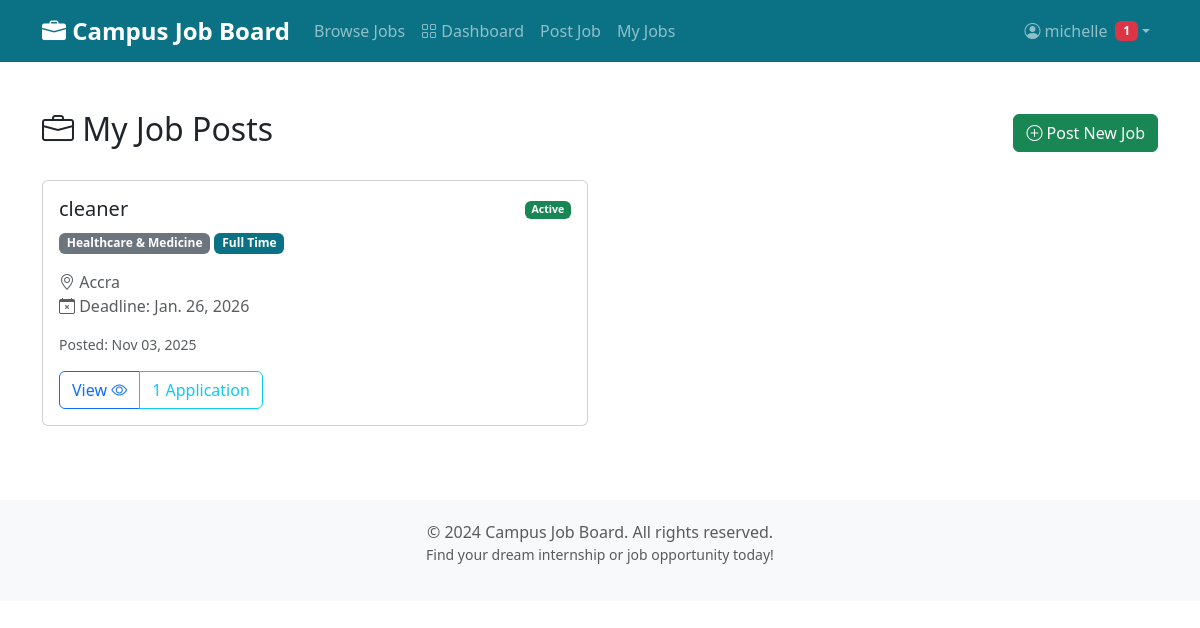
Before: /my-jobs/ (signed in) with the older database file.
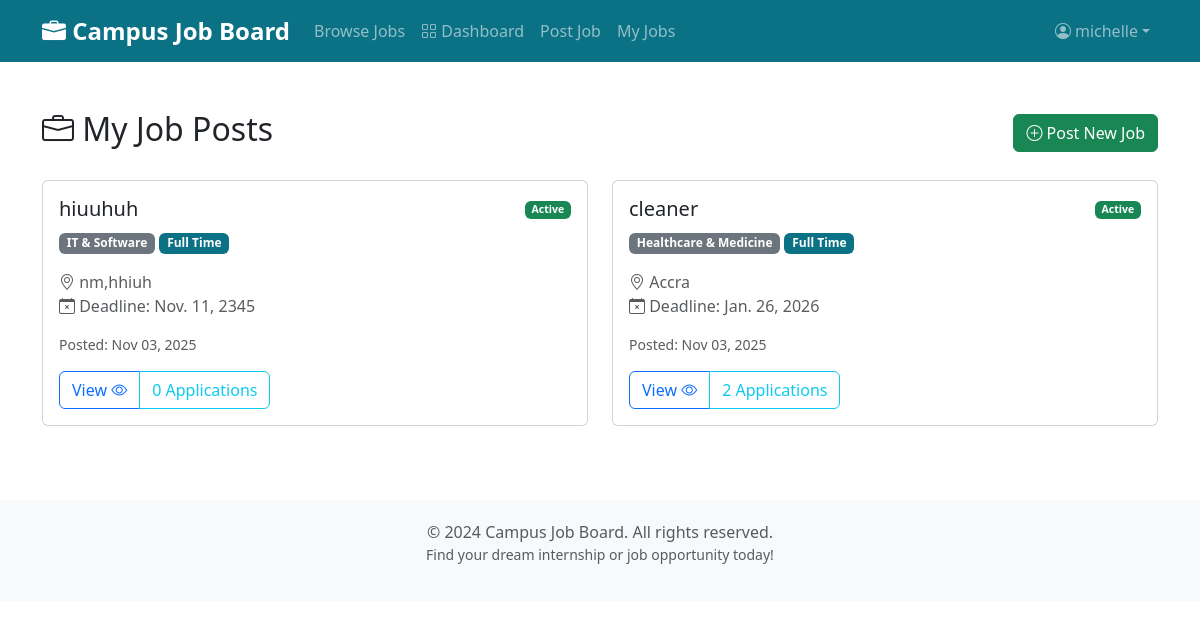
After: the same page with the newer database file.
### jobs/models.py (models this page shows, shortened)
class JobPost(models.Model):
    FULL_TIME = 'FT'
    PART_TIME = 'PT'
    INTERNSHIP = 'INT'
    CONTRACT = 'CON'
    JOB_TYPE_CHOICES = [
        (FULL_TIME, 'Full Time'),
        (PART_TIME, 'Part Time'),
        (INTERNSHIP, 'Internship'),
        (CONTRACT, 'Contract'),
    ]
    IT = 'IT'
    MARKETING = 'MKT'
    FINANCE = 'FIN'
    SALES = 'SLS'
    HR = 'HR'
    ENGINEERING = 'ENG'
    EDUCATION = 'EDU'
    HEALTHCARE = 'HLT'
    MEDIA = 'MED'
    LAW = 'LAW'
    CONSTRUCTION = 'CON'
    CUSTOMER_SERVICE = 'CS'
    ARCHITECTURE = 'ARC'
    ACCOUNTING = 'ACC'
    OTHER = 'OTH'
    CATEGORY_CHOICES = [
        (IT, 'IT & Software'),
        (FINANCE, 'Finance & Accounting'),
        (ACCOUNTING, 'Accounting'),
        (MARKETING, 'Marketing & Sales'),
        (SALES, 'Sales'),
        (EDUCATION, 'Education & Training'),
        (ENGINEERING, 'Engineering'),
        (ARCHITECTURE, 'Architecture'),
        (HEALTHCARE, 'Healthcare & Medicine'),
        (MEDIA, 'Media & Design'),
        (HR, 'Human Resources'),
        (LAW, 'Law & Administration'),
        (CONSTRUCTION, 'Construction & Real Estate'),
        (CUSTOMER_SERVICE, 'Customer Service'),
        (OTHER, 'Others'),
    ]
    CURRENCY_CHOICES = [
        ('USD', 'USD - US Dollar'),
        ('GHS', 'GHS - Ghanaian Cedi'),
        ('EUR', 'EUR - Euro'),
        ('GBP', 'GBP - British Pound'),
        ('NGN', 'NGN - Nigerian Naira'),
        ('KES', 'KES - Kenyan Shilling'),
        ('ZAR', 'ZAR - South African Rand'),
        ('CAD', 'CAD - Canadian Dollar'),
        ('AUD', 'AUD - Australian Dollar'),
    ]
    title = models.CharField(max_length=200)
    company = models.ForeignKey(settings.AUTH_USER_MODEL,
                                on_delete=models.CASCADE,
                                limit_choices_to={'is_company': True},
                                related_name='job_posts')
    description = models.TextField(help_text="Detailed job description")
    requirements = models.TextField(
        help_text="Required qualifications and skills")
    location = models.CharField(max_length=200)
    category = models.CharField(max_length=3,
                                choices=CATEGORY_CHOICES,
                                default=IT)
    job_type = models.CharField(max_length=3,
                                choices=JOB_TYPE_CHOICES,
                                default=FULL_TIME)
    date_posted = models.DateTimeField(default=timezone.now)
    deadline = models.DateField(help_text="Application deadline")
    salary = models.DecimalField(max_digits=10,
                                 decimal_places=2,
                                 null=True,
                                 blank=True,
                                 help_text="Salary range (optional)")
    currency = models.CharField(max_length=3,
                                choices=CURRENCY_CHOICES,
                                default='USD',
                                help_text="Currency for salary")
    image = models.ImageField(
        upload_to='job_images/',
        null=True,
        blank=True,
        help_text="Optional image for the job posting")
    is_approved = models.BooleanField(
        default=False, help_text="Whether this job post is approved by admin")
    class Meta:
        ordering = ['-date_posted']
        indexes = [
            models.Index(fields=['-date_posted']),
            models.Index(fields=['category']),
            models.Index(fields=['job_type']),
        ]

### jobs/views.py (the view)
# urls.py: path('my-jobs/', views.my_jobs, name='my_jobs'),
@login_required
def my_jobs(request):
    if not request.user.is_company:
        messages.warning(request, "Only companies can view this page.")
        return redirect('jobs:job_list')
    from django.utils import timezone
    jobs = JobPost.objects.filter(company=request.user)
    return render(request, 'jobs/my_jobs.html', {
        'jobs': jobs,
        'today': timezone.now().date()
    })

### jobs/context_processors.py (called while the page is built)
def notification_counts(request):
    company_unread = 0
    applicant_unread = 0
    user = getattr(request, 'user', None)
    if user and user.is_authenticated:
        try:
            if getattr(user, 'is_company', False):
                company_unread = Application.objects.filter(
                    job__company=user, company_unread=True).count()
            else:
                applicant_unread = Application.objects.filter(
                    applicant=user, applicant_unread=True).count()
        except Exception:
            company_unread = 0
            applicant_unread = 0
    return {
        'company_unread_count': company_unread,
        'applicant_unread_count': applicant_unread,
    }

### jobs/templates/jobs/my_jobs.html (shortened to what this page needs)
{% extends 'base.html' %}
{% block content %}
<div class="d-flex justify-content-between align-items-center mb-4">
    <h2><i class="bi bi-briefcase"></i> My Job Posts</h2>
    <a href="{% url 'jobs:create_job' %}" class="btn btn-success">
        <i class="bi bi-plus-circle"></i> Post New Job
    </a>
</div>
{% if jobs %}
    <div class="row">
        {% for job in jobs %}
            <div class="col-md-6 mb-4">
                <div class="card">
                    <div class="card-body">
                        <div class="d-flex justify-content-between align-items-start mb-3">
                            <div>
                                <h5 class="card-title">{{ job.title }}</h5>
                                <p class="text-muted mb-0">
                                    <span class="badge bg-secondary">{{ job.get_category_display }}</span>
                                    <span class="badge bg-primary">{{ job.get_job_type_display }}</span>
                                </p>
                            </div>
                            <span class="text-muted small">
                                {% if job.deadline >= today %}
                                    <span class="badge bg-success">Active</span>
                                {% else %}
                                    <span class="badge bg-secondary">Expired</span>
                                {% endif %}
                            </span>
                        </div>
                        <p class="text-muted mb-3">
                            <i class="bi bi-geo-alt"></i> {{ job.location }}<br>
                            <i class="bi bi-calendar-x"></i> Deadline: {{ job.deadline }}
                        </p>
                        <p class="small text-muted mb-3">
                            Posted: {{ job.date_posted|date:"M d, Y" }}
                        </p>
                        <div class="btn-group" role="group">
                            <a href="{% url 'jobs:job_detail' job.pk %}" class="btn btn-outline-primary">
                                View <i class="bi bi-eye"></i>
                            </a>
                            <button type="button" class="btn btn-outline-info">
                                {{ job.applications.count }} Application{{ job.applications.count|pluralize }}
                            </button>
                        </div>
                    </div>
                </div>
            </div>
        {% endfor %}
    </div>
{% endif %}
{% endblock %}

### templates/base.html (shortened to what this page needs)
<!DOCTYPE html>
<html lang="en">
<head>
    <link href="https://cdn.jsdelivr.net/npm/bootstrap@5.3.0/dist/css/bootstrap.min.css" rel="stylesheet">
    <link rel="stylesheet" href="https://cdn.jsdelivr.net/npm/bootstrap-icons@1.10.0/font/bootstrap-icons.css">
</head>
<body>
    <nav class="navbar navbar-expand-lg navbar-dark bg-primary">
        <div class="container">
            <a class="navbar-brand" href="{% url 'jobs:job_list' %}">
                <i class="bi bi-briefcase-fill"></i> Campus Job Board
            </a>
            <div class="collapse navbar-collapse" id="navbarNav">
                <ul class="navbar-nav me-auto">
                    <li class="nav-item">
                        <a class="nav-link" href="{% url 'jobs:job_list' %}">Browse Jobs</a>
                    </li>
                    {% if user.is_authenticated %}
                    {% if user.is_superuser %}
                    <li class="nav-item">
                        <a class="nav-link" href="{% url 'jobs:admin_dashboard' %}">
                            <i class="bi bi-speedometer2"></i> Admin Dashboard
                        </a>
                    </li>
                    {% elif user.is_company %}
                    <li class="nav-item">
                        <a class="nav-link" href="{% url 'jobs:company_dashboard' %}">
                            <i class="bi bi-grid"></i> Dashboard
                        </a>
                    </li>
                    <li class="nav-item">
                        <a class="nav-link" href="{% url 'jobs:create_job' %}">Post Job</a>
                    </li>
                    <li class="nav-item">
                        <a class="nav-link" href="{% url 'jobs:my_jobs' %}">My Jobs</a>
                    </li>
                    {% endif %}
                    {% endif %}
                </ul>
                <ul class="navbar-nav">
                    {% if user.is_authenticated %}
                    <li class="nav-item dropdown">
                        <a class="nav-link dropdown-toggle d-flex align-items-center" href="#" role="button" data-bs-toggle="dropdown">
                            <i class="bi bi-person-circle me-1"></i> {{ user.username }}
                            {% if user.is_company and company_unread_count > 0 %}
                                <span class="badge bg-danger ms-2">{{ company_unread_count }}</span>
                            {% elif not user.is_company and applicant_unread_count > 0 %}
                                <span class="badge bg-danger ms-2">{{ applicant_unread_count }}</span>
                            {% endif %}
                        </a>
                    </li>
                    {% endif %}
                </ul>
            </div>
        </div>
    </nav>
    <main class="container my-5">
        {% block content %}
        {% endblock %}
    </main>
    <footer class="text-center text-muted">
        <div class="container">
            <p class="mb-0">&copy; 2024 Campus Job Board. All rights reserved.</p>
            <p class="small">Find your dream internship or job opportunity today!</p>
        </div>
    </footer>
</body>
</html>

Changed rows visible on the page:
added JobPost: title "hiuuhuh", category "IT & Software", job_type "Full Time", shows "Active", location "nm,hhiuh", deadline "Nov. 11, 2345", date_posted "Nov 03, 2025", applications.count "0"
computed for JobPost "cleaner": applications.count "1" → "2"
Other visible differences:
{{ company_unread_count }}: "1" → (not shown)
